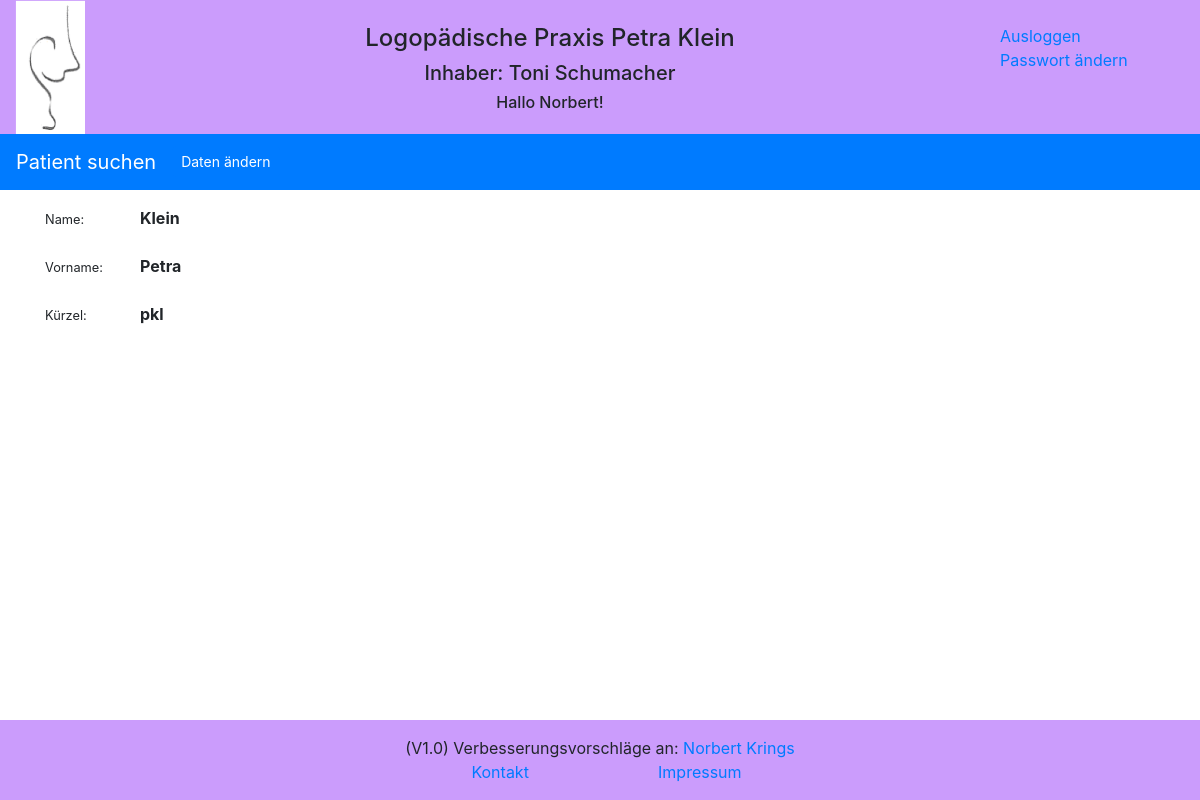
The page /reports/therapist/1/ (signed in) on the database its author committed.
### reports/models.py (models this page shows, shortened)
class Therapist(models.Model):
    tp_first_name = models.CharField(max_length=50, blank=True, default='')
    tp_last_name = models.CharField(max_length=50, blank=True, default='')
    tp_initial = models.CharField(max_length=5, blank=True, default='')

### reports/views.py (the view)
# urls.py: path('therapist/<id>/', views.therapist, name='therapist'),
def therapist(request, id=id):
    try:
        therapist_result = Therapist.objects.get(id=id)
        logger.info('therapist: Therapeut mit der ID: ' + id + ' aufgerufen')
        return render(request, 'reports/therapist.html', {'therapist': therapist_result})
    except ObjectDoesNotExist:
        return redirect('/reports/')

### reports/templates/reports/therapist.html (shortened to what this page needs)
{% extends "base.html" %}
{% block extrahead %}
    {% load static %}
    <link rel="stylesheet" href="{% static 'reports/style_e2.css' %}">
{% endblock %}
{% block nav %}
<nav class="navbar navbar-expand-sm bg-primary navbar-dark">
  <a class="navbar-brand" href="{% url 'reports:index' %}" >Patient suchen</a>
  <div class="collapse navbar-collapse" id="collapsibleNavbar">
    <ul class="navbar-nav">
      <li class="nav-item">
          <a class="btn btn-primary btn-sm" href="{% url 'reports:edit_therapist' therapist.id %}" role="button">Daten ändern</a>
      </li>
    </ul>
  </div>
</nav>
{% endblock %}
{% block content %}
<content>
    <div class="container">
          <div class="row">
            <div class="col-sm-1">
                <div class="small inline">Name:</div>
            </div>
            <div class="col-sm-2">
                 <strong>{{ therapist.tp_last_name }}</strong>
            </div>
          </div>
        <br>
        <div class="row">
            <div class="col-sm-1">
                <div class="small inline">Vorname:</div>
            </div>
            <div class="col-sm-2">
                 <strong>{{ therapist.tp_first_name }}</strong>
            </div>
        </div>
        <br>
        <div class="row">
            <div class="col-sm-1">
                <div class="small inline">Kürzel:</div>
            </div>
            <div class="col-sm-2">
                 <strong>{{ therapist.tp_initial }}</strong>
            </div>
        </div>
   </div>
</content>
{% endblock %}

### reports/templates/header.html (shortened to what this page needs)
    {% load static %}
    <div class="container-fluid text-center header">
        <div class="row" >
            <div class="col-sm-1 d-none d-md-block">
                <img src="{% static 'reports/images/logopaedie.png' %}" width=70px margin="0" alt="Logopädie">
            </div>
            <div class="col-sm-9">
                <div class="row">
                    <div class="col-sm">
                    </div>
                </div>
                <div class="row">
                    <div class="col-sm">
                        <h4>Logopädische Praxis Petra Klein</h4>
                    </div>
                </div>
                <div class="row" >
                    <div class="col-sm d-none d-md-block">
                        <h5>Inhaber: Toni Schumacher</h5>
                    </div>
                </div>
                <div class="row">
                    <div class="col-sm d-none d-md-block">
                        <h6>{% if user.is_authenticated %} Hallo {{ user.first_name }}! {% endif %}</h6>
                    </div>
                </div>
            </div>
            <div class="col-sm-2 d-none d-md-block">
                <div class="col-sm">
                </div>
                {% if user.is_authenticated %}
                <div class="row"><a href="{% url 'logout' %}">Ausloggen</a></div>
                <div class="row"><a href="{% url 'password_change' %}">Passwort ändern</a></div>
                {% endif %}
            </div>
        </div>
    </div>

### reports/static/reports/logopaedie.css (style rules this page uses)
.header { background-color: #cb9cfc; }
.inline { display: inline; }

### reports/static/reports/style_e2.css (style rules this page uses)
body { grid-template-columns: 175px 4fr; }
content { grid-column: 2 / 5; grid-row: 2 / 4; }

### rows shown on the page
Therapist: tp_last_name "Klein", tp_first_name "Petra", tp_initial "pkl"

### other values the page prints
{{ user.first_name }} "Norbert"
